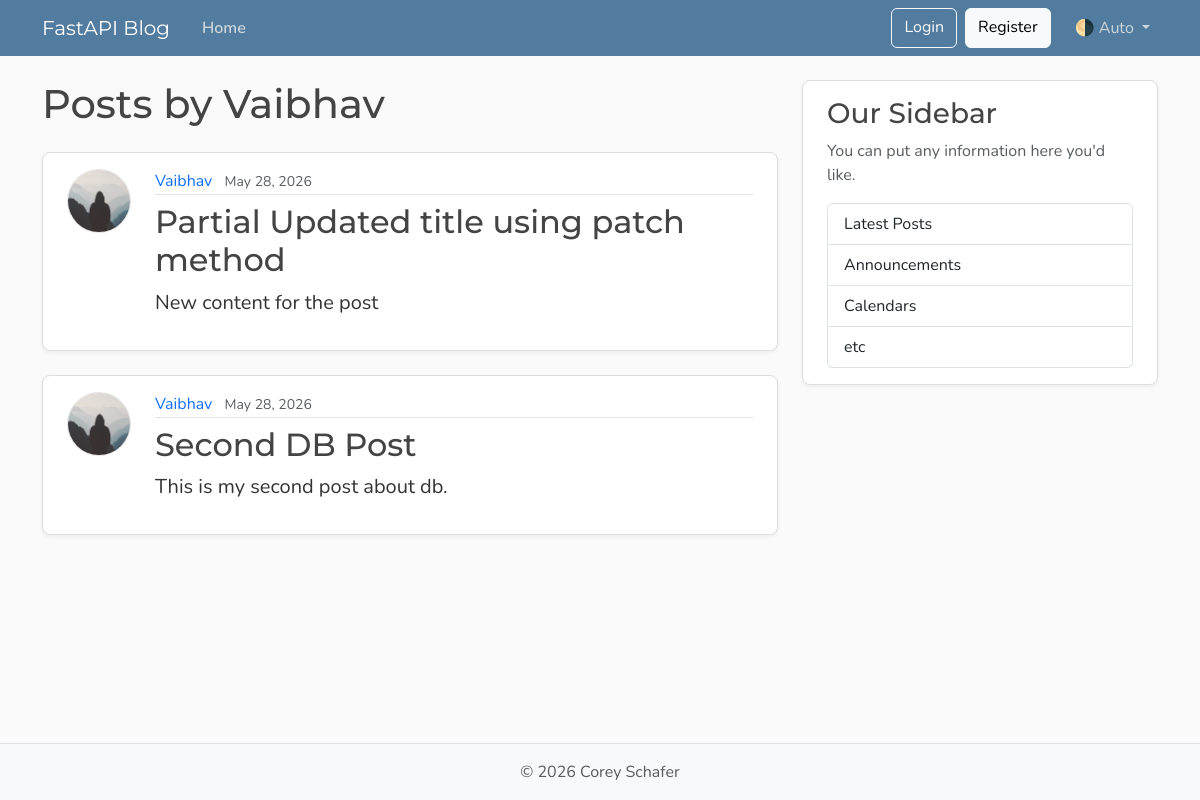
Before: /users/1/posts with the older database file.
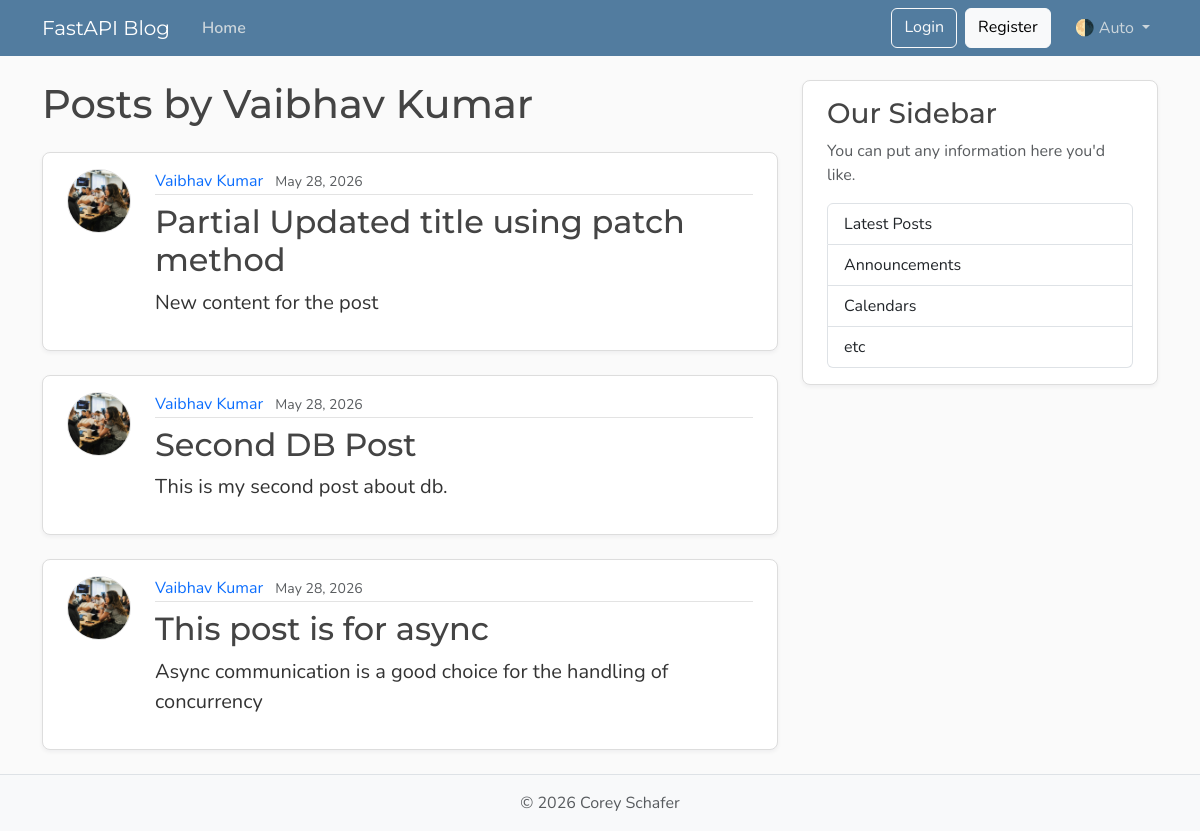
After: the same page with the newer database file.
### models.py (models this page shows, shortened)
class User(Base):
    __tablename__ = "users"
    id: Mapped[int] = mapped_column(Integer, primary_key=True, index=True)
    username: Mapped[str] = mapped_column(String(50), unique=True, nullable=False)
    email: Mapped[str] = mapped_column(String(120), unique=True, nullable=False)
    image_file: Mapped[str | None] = mapped_column(
        String(200),
        nullable=True,
        default=None,
    )
    posts: Mapped[list[Post]] = relationship(
        back_populates="author",
        cascade="all, delete-orphan",
        )

class Post(Base):
    __tablename__ = "posts"
    id: Mapped[int] = mapped_column(Integer, primary_key=True, index=True)
    title: Mapped[str] = mapped_column(String(100), nullable=False)
    content: Mapped[str] = mapped_column(Text, nullable=False)
    user_id: Mapped[int] = mapped_column(
        ForeignKey("users.id"),
        nullable=False,
        index=True,
    )
    date_posted: Mapped[datetime] = mapped_column(
        DateTime(timezone=True),
        default=lambda: datetime.now(UTC),
    )
    author: Mapped[User] = relationship(back_populates="posts")

### main.py (the view)
@app.get("/users/{user_id}/posts", include_in_schema=False, name="user_posts")
async def user_posts_page(
    request: Request,
    user_id: int,
    db: Annotated[AsyncSession, Depends(get_db)],
):
    result = await db.execute(select(models.User).where(models.User.id == user_id)) #here object user does not need selectin load because we are not loading the posts with the user, we are loading the user first and then loading the posts separately.
    user = result.scalars().first()
    if not user:
        raise HTTPException(
            status_code=status.HTTP_404_NOT_FOUND,
            detail="User not found",
        )
    result = await db.execute(
        select(models.Post)
        .options(selectinload(models.Post.author)) #here we need selectin load because we are loading the posts and we want to load the author of each post to display the username in the template.so object relational mapping is used here to load the author of each post with the post itself, so that we can access the username of the author in the template without making additional queries to the database for each post.
        .where(models.Post.user_id == user_id),
    )
    posts = result.scalars().all()
    return templates.TemplateResponse(
        request,
        "user_posts.html",
        {"posts": posts, "user": user, "title": f"{user.username}'s Posts"},
    )

### templates/user_posts.html
{% extends "layout.html" %}
{% block content %}
  <h1 class="mb-4">Posts by {{ user.username }}</h1>
  {% for post in posts %}
    <article class="content-section py-3 px-4 mb-4">
      <div class="d-flex align-items-start gap-4">
        <img class="rounded-circle article-img flex-shrink-0"
             src="{{ post.author.image_path }}"
             alt="{{ post.author.username }}'s profile picture"
             width="64"
             height="64"
             loading="lazy">
        <div class="flex-grow-1">
          <div class="article-metadata mb-2">
            <a class="me-2"
               href="{{ url_for('user_posts', user_id=post.author.id) }}">{{ post.author.username }}</a>
            <small class="text-body-secondary">{{ post.date_posted.strftime("%B %d, %Y") }}</small>
          </div>
          <h2>
            <a class="article-title"
               href="{{ url_for('post_page', post_id=post.id) }}">{{ post.title }}</a>
          </h2>
          <p class="article-content">{{ post.content }}</p>
        </div>
      </div>
    </article>
  {% else %}
    <p class="text-body-secondary">No posts by this user yet.</p>
  {% endfor %}
{% endblock content %}

Changed rows visible on the page:
changed User: username "Vaibhav" → "Vaibhav Kumar"
changed through a linked row, Post "Partial Updated title using patch method": author.image_path: picture added in place of a placeholder; author.username "Vaibhav" → "Vaibhav Kumar"
changed through a linked row, Post "Second DB Post": author.image_path: picture added in place of a placeholder; author.username "Vaibhav" → "Vaibhav Kumar"
now on this page (row edited): Post: author.image_path (picture), author.username "Vaibhav Kumar", date_posted "May 28, 2026", title "This post is for async", content "Async communication is a good choice for the handling of concurrency"
